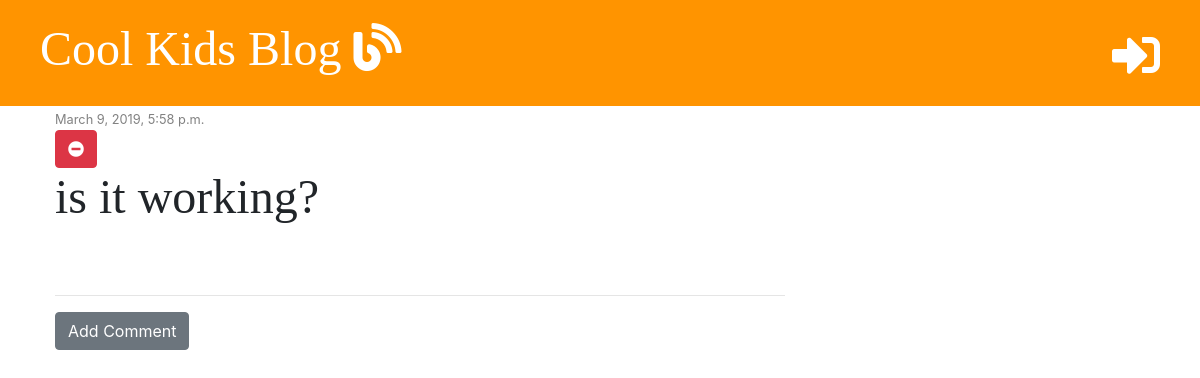
The app's page /post/6/, older data.
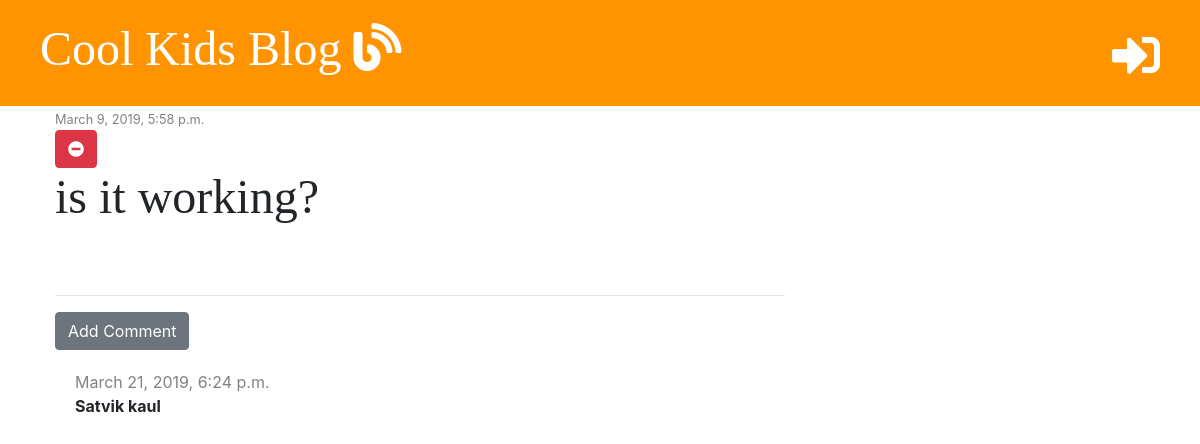
The same page, newer data.
### blog/models.py (models this page shows, shortened)
class Comment(models.Model):
    post = models.ForeignKey('blog.Post', on_delete=models.CASCADE, related_name='comments')
    author = models.CharField(max_length=200)
    text = models.TextField()
    created_date = models.DateTimeField(default=timezone.now)
    approved = models.BooleanField(default = False)

### blog/views.py (the view)
# urls.py: path('post/<int:pk>/', views.post_detail, name='post_detail'),
def post_detail(request, pk):
    post = get_object_or_404(Post, pk=pk)
    stuff_for_frontend = {'post' : post}
    return render(request, 'blog/post_detail.html', stuff_for_frontend)

### blog/templatetags/markdownify.py (called while the page is built)
@register.filter
def markdown(value):
    renderer = HighlightRenderer()
    markdown = mistune.Markdown(renderer=renderer)
    return markdown(value)

### blog/templates/blog/post_detail.html (shortened to what this page needs)
{% extends 'blog/base.html' %}
{% load markdownify %}
{% block content %}
    <div class="post">
        {% if post.published_date %}
            <div class="date">
                <small>{{ post.published_date }}</small>
            </div>
            {% else %}
                  <a href="{% url 'post_publish' pk=post.pk %}" class="btn btn-primary">Publish</a>
        {% endif %}
        <a href="{% url 'post_delete' pk=post.pk %}" class="btn btn-danger"
        onclick="return confirm('Are you sure you want to permanently DELETE this post ?')">
        <i class="fas fa-minus-circle" ></i></a>
        <h1>{{ post.title }}</h1>
    </div>
    <hr>
    <a href="{% url 'add_comment_to_post' pk=post.pk %}" class="btn btn-secondary">Add Comment</a>
    {% for comment in post.comments.all %}
        {% if user.is_authenticated or comment.approved %}
        <div class="comment">
          <div class="date">
            {{ comment.created_date }}
          </div>
          <strong>{{ comment.author }}</strong>
        </div>
        {% endif %}
    {% empty %}
          <p>No Comments yet...</p>
    {% endfor %}
{% endblock %}

Row changes from the older to the newer data that the page shows:
now on this page (row edited): Comment: created_date "March 21, 2019, 6:24 p.m.", author "Satvik kaul"
